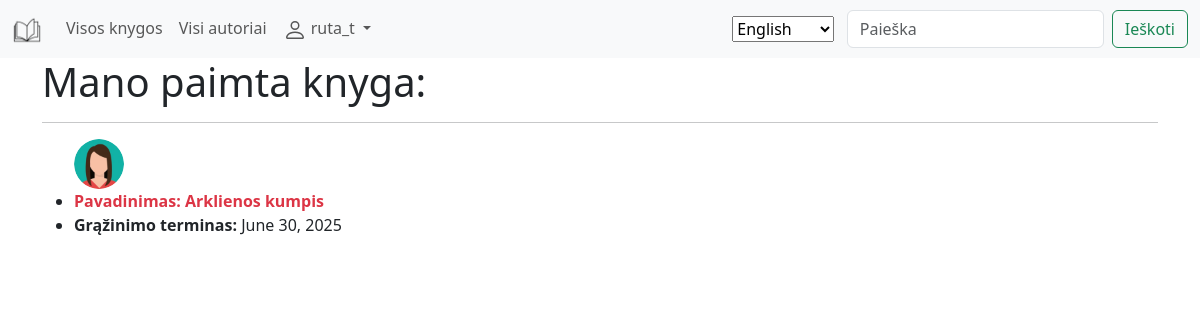
Page /library/mybooks/1a32b50e-9e54-453c-a029-22f0d260305e (signed in) on the committed database.
### library/models.py (models this page shows, shortened)
class BookInstance(models.Model):
    id = models.UUIDField(
        verbose_name="ID",
        primary_key=True,
        default=uuid.uuid4,
        help_text=_("Unique ID for a book copy"),
    )
    book = models.ForeignKey(
        to=Book, verbose_name=_("Book"), on_delete=models.SET_NULL, null=True
    )
    due_back = models.DateField(
        verbose_name=_("Will be available"), null=True, blank=True
    )
    LOAN_STATUS = (
        ("a", _("Administered")),
        ("p", _("Taken")),
        ("g", _("Can be taken")),
        ("r", _("Reserved")),
    )
    status = models.CharField(
        verbose_name=_("Status"),
        max_length=1,
        choices=LOAN_STATUS,
        blank=True,
        default="a",
        help_text=_("Book loan status"),
    )
    reader = models.ForeignKey(
        to=User,
        verbose_name=_("Reader"),
        on_delete=models.SET_NULL,
        null=True,
        blank=True,
    )
    class Meta:
        verbose_name = _("Taken book")
        verbose_name_plural = _("Taken books")
        ordering = ["due_back"]
    @property
    def is_overdue(self):
        if self.due_back and date.today() > self.due_back:
            return True
        return False

class Profile(models.Model):
    user = models.OneToOneField(
        to=User, verbose_name=_("User"), on_delete=models.CASCADE
    )
    photo = models.ImageField(
        verbose_name=_("Photo"),
        default="profile_pics/default.png",
        upload_to="profile_pics",
    )
    class Meta:
        verbose_name = _("Profile")
        verbose_name_plural = _("Profiles")

class Book(models.Model):
    title = models.CharField(verbose_name=_("Title"), max_length=200)
    author = models.ForeignKey(
        Author,
        verbose_name=_("Author"),
        on_delete=models.SET_NULL,
        null=True,
        related_name="books",
    )
    summary = models.TextField(
        verbose_name=_("Description"),
        max_length=1000,
        help_text=_("Short book description"),
    )
    cover = models.ImageField(verbose_name=_("Cover"), upload_to="covers", null=True)
    isbn = models.CharField(
        verbose_name="ISBN",
        max_length=13,
        help_text=(
            f"{_('13 symbols')} <a"
            f' href="https://www.isbn-international.org/content/what-isbn">{_("ISBN code")}</a>'
        ),
    )
    genre = models.ManyToManyField(
        to=Genre,
        verbose_name=_("Genres"),
        help_text=_("Select the genre(s) for this book"),
    )
    class Meta:
        verbose_name = _("Book")
        verbose_name_plural = _("Books")
    def display_genre(self):
        return ", ".join(genre.name for genre in self.genre.all()[:3])
    display_genre.short_description = _("Genre")

### library/views.py (the view)
class LoanedBookByUserDetailView(
    LoginRequiredMixin, PermissionRequiredMixin, generic.DetailView
):
    permission_required = "library.view_bookinstance"
    model = BookInstance
    context_object_name = "loaned_book"
    template_name = "library/user_book.html"

### library/templates/library/user_book.html
{% extends "library/base.html" %}
{% block content %}
  <h1>Mano paimta knyga:</h1>
  <hr />
  <ul>
    <img class="rounded-circle" src="{{ loaned_book.reader.profile.photo.url }}" width="50" height="50" />
    <li>
      <strong class="{% if loaned_book.is_overdue %}text-danger{% endif %}"
        >Pavadinimas: {{ loaned_book.book.title }}</strong
      >
    </li>
    <li><strong>Grąžinimo terminas:</strong> {{ loaned_book.due_back }}</li>
  </ul>
{% endblock %}

### library/templates/library/base.html (shortened to what this page needs)
<!doctype html>
{% load i18n %}
<html lang="en">
  <head>
    <link
      href="https://cdn.jsdelivr.net/npm/bootstrap@5.3.7/dist/css/bootstrap.min.css"
      rel="stylesheet"
    />
    {% load static %}
    <link rel="stylesheet" href="{% static 'library/css/styles.css' %}" />
  </head>
  <body>
    <nav class="navbar navbar-expand-lg bg-body-tertiary">
      <div class="container-fluid">
        <a class="navbar-brand" href="{% url 'index' %}"
          ><img src="{% static 'library/img/book.png' %}" alt="Book icon" height="30px"
        /></a>
        <div class="collapse navbar-collapse" id="navbarSupportedContent">
          <ul class="navbar-nav me-auto mb-2 mb-lg-0">
            <li class="nav-item">
              <a class="nav-link" href="{% url 'books' %}">Visos knygos</a>
            </li>
            <li class="nav-item">
              <a class="nav-link" href="{% url 'authors' %}">Visi autoriai</a>
            </li>
            <li class="nav-item dropdown">
              {% if user.is_authenticated %}
                <a
                  class="nav-link dropdown-toggle"
                  href="#"
                  role="button"
                  data-bs-toggle="dropdown"
                  aria-expanded="false"
                >
                  {{ user.get_username }}
                </a>
              {% endif %}
            </li>
          </ul>
          <form action="{% url 'set_language' %}" method="post">
            <select name="language" onchange="this.form.submit()">
              {% get_current_language as LANGUAGE_CODE %}
              {% get_available_languages as LANGUAGES %}
              {% for lang in LANGUAGES %}
                <option value="{{ lang.0 }}" {% if lang.0 == LANGUAGE_CODE %}selected="selected"{% endif %}>
                  {{ lang.1 }}
                </option>
              {% endfor %}
            </select>
          </form>
          <form action="{% url 'search' %}" method="get" class="d-flex" role="search">
            <input class="form-control me-2" name="query" type="search" placeholder="Paieška" aria-label="Search" />
            <button class="btn btn-outline-success" type="submit">Ieškoti</button>
          </form>
        </div>
      </div>
    </nav>
    <div class="container">
      {% block content %}
      {% endblock %}
    </div>
  </body>
</html>

### rows in the picture
BookInstance: reader.profile.photo (picture), book "Arklienos kumpis", due_back "June 30, 2025"

### other values in the picture
{{ user.get_username }} "ruta_t"
form field language "English"
